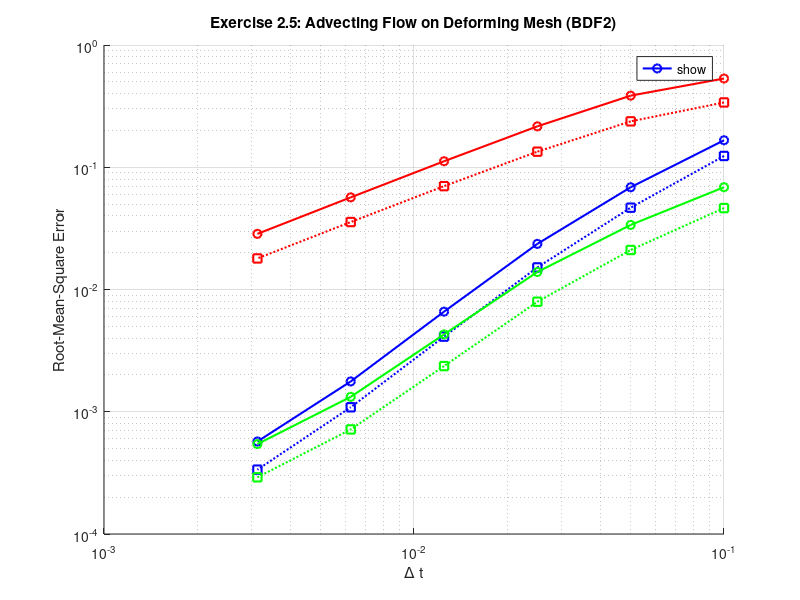

Here is the MATLAB script that generated this plot:
%% Input data
N   = 200;      % number of cells
Amp = 0.1;      % amplitude of the initial solution variation
A_m = 0.1;      % amplitude of the mesh motion
u_a = 1;        % advection velocity
tend = 2;       % total simulation time

% Time step refinement parameters
k_vals = 0:5;
dt_array = 0.1 * 2.^(-k_vals);
colors = {'b', 'r', 'g'}; % b=Method 1, r=Method 2, g=Method 3

show_sol = 0; % Keep off for refinement study

% Prepare the log-log plot figure
figure(4);
clf;
hold on;
title('Exercise 2.5: Advecting Flow on Deforming Mesh (BDF2)');
xlabel('\Delta t');
ylabel('Root-Mean-Square Error');
set(gca, 'XScale', 'log', 'YScale', 'log'); 
grid on;

%% Outer loop for the 3 methods
for method = 1:3
    
    err1_array = zeros(1, length(k_vals));
    err2_array = zeros(1, length(k_vals));
    
    %% Inner loop for different time steps
    for k_idx = 1:length(k_vals)
        dt = dt_array(k_idx);
        M = round(tend / dt); % Total number of time steps

        % Initialisation
        dx = zeros(1,N);    % cell volumes
        xi = zeros(1,N+1);  % face centers
        x  = zeros(1,N);    % cell centers

        dx_tn = zeros(1,N);    
        xi_tn = zeros(1,N+1);  

        dx_tnm1 = zeros(1,N);    
        xi_tnm1 = zeros(1,N+1);  

        xi  = (0:N)/N;              
        xi0 = (0:N)/N;              
        x   = (1:N)/N - 0.5/N;      
        dx  = xi(2:N+1) - xi(1:N);  

        % determine the initial condition
        rho0     = 1 + Amp*sin(x*2*pi); 
        rho      = rho0;                
        rho_tn   = rho0;                
        rho_tnm1 = rho0;                

        L = zeros(N);   
        alpha = [1 -1 0]; % First step BE
        sum_sq_err = 0;   % Variable to accumulate error for epsilon_2

        %% Simulation loop
        for t=dt:dt:tend
            dx_tn  = dx;  
            xi_tn  = xi;  
            rho_tn = rho; 
            
            xi     = xi0 + A_m * sin(2*pi*t) * sin(2*pi*xi0); 
            dx     = xi(2:N+1)-xi(1:N);                       
            x      = xi(1:N) + dx/2;                          
            
            dxidt_exnp1   = 2*pi*A_m*cos(2*pi*(t))*sin(2*pi*xi0);         
            dxidt_exnp1_2 = 2*pi*A_m*cos(2*pi*(t-dt/2))*sin(2*pi*xi0);    
            
            %% IMPLEMENTATION OF DGCL
            if (t == dt)
                dxidt_dgcl = (xi - xi_tn) / dt;  
            else
                dxidt_dgcl = (1.5*xi - 2*xi_tn + 0.5*xi_tnm1) / dt;                                         
            end

            if (method == 1)
                dxidt = dxidt_exnp1;
            elseif (method ==2)
                dxidt = dxidt_exnp1_2;
            else
                dxidt = dxidt_dgcl;
            end

            dxidt_r = u_a - dxidt;

            % Internal cells
            for i=2:N-1
                L(i,i-1:i+1) = [0 alpha(1)*dx(i) 0] + dt * 0.5*[-dxidt_r(i) dxidt_r(i+1)-dxidt_r(i) dxidt_r(i+1)];
            end
            % Boundary cells
            L(1,1:2)   = [alpha(1)*dx(1) 0] + dt * 0.5*[dxidt_r(2)-dxidt_r(1) dxidt_r(2)];
            L(1,N)     =                    - dt * 0.5*dxidt_r(1);
            L(N,N-1:N) = [0 alpha(1)*dx(N)] + dt * 0.5*[-dxidt_r(N) dxidt_r(N+1)-dxidt_r(N)];
            L(N,1)     =                    + dt * 0.5*dxidt_r(1);

            % solve system
            rho = (L\(-alpha(2)*(dx_tn.*rho_tn)'-alpha(3)*(dx_tnm1.*rho_tnm1)'))';

            % update old variables
            dx_tnm1  = dx_tn;
            rho_tnm1 = rho_tn;
            xi_tnm1  = xi_tn;
            
            % Use BDF2 after first step
            alpha=[3/2 -2 1/2];
            
            % EXACT SOLUTION for current time 't' and current spatial coordinates 'x'
            rho_ex_t = 1 + Amp * sin(2*pi*(x - u_a*t));
            
            % Accumulate error for epsilon_2 
            sum_sq_err = sum_sq_err + sum((rho - rho_ex_t).^2);
        end

        % Compute final errors for this dt
        err1_array(k_idx) = sqrt( sum((rho - rho_ex_t).^2) / N );
        err2_array(k_idx) = sqrt( sum_sq_err / (N * M) );
    end

    %% Plot the errors for this method
    c = colors{method};
    plot(dt_array, err1_array, [c '-o'], 'DisplayName', ['Method ' num2str(method) ' (\epsilon_1)'], 'LineWidth', 1.5);
    plot(dt_array, err2_array, [c ':s'], 'DisplayName', ['Method ' num2str(method) ' (\epsilon_2)'], 'LineWidth', 1.5);
    
end

legend('show', 'Location', 'best');
hold off;
